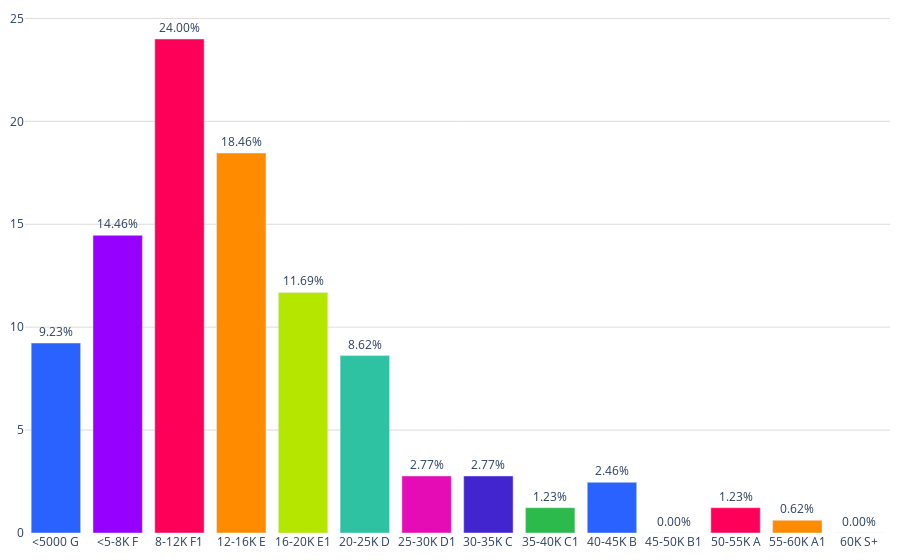

The cell this chart's notebook holds for it:
### Code cell
colores = ['#2962ff', '#9500ff', '#ff0059', '#ff8c00', '#b4e600', '#2EC2A2','#E50CB6','#4225CF','#2CBA4D','#2962ff', '#9500ff', '#ff0059', '#ff8c00', '#b4e600']

fig = go.Figure()
fig.add_trace(go.Bar(
    x=posiciones_salariosparejas['Categoria_Pareja'],  # Eje x: Categoría
    y=posiciones_salariosparejas['porcentaje'],  # Eje y: porcentaje
    text=posiciones_salariosparejas['porcentaje'].apply(lambda x: f'{x:.2f}%'),  # Texto con el formato deseado
    textposition='outside',  # Posición del texto (parte superior de las barras)
    marker_color=colores,  # Especifica los colores de las barras
))
fig.update_layout(
    #title='Mercado salario por pareja',  # Título de la gráfica
    title_x=0.5,
    yaxis=dict(
        #title='%',  # Título del eje y
        gridcolor='#dddcda', # Color de las líneas que dividen los rangos del eje Y
        gridwidth=1, # Ancho de las líneas que dividen los rangos del eje Y
    ),margin=dict(l=10, r=10, t=10, b=10),  # Ajusta los márgenes (left, right, top, bottom)        
    plot_bgcolor='rgba(0,0,0,0)',  # Color de fondo del gráfico
)

# Exportar gráfica como archivo HTML
def guardar_grafico_como_html(fig, nombre_archivo,  carpeta='assets/graficas'):
    if not os.path.exists(carpeta): 
        os.makedirs(carpeta) # Crear la carpeta si no existe
    
    # Gráfica como archivo HTML en la carpeta especificada
    pio.write_html(fig, f'{carpeta}/{nombre_archivo}.html')

# Exportar
guardar_grafico_como_html(fig, 'g_bar_mercadosalario_parejas',  carpeta='assets/graficas')

fig.show()

### Figure 1 — Plotly figure (JSON) as saved in the notebook; plotly's stock layout.template omitted (floating-point values rounded to 4 significant figures)
{"data": [{"marker": {"color": ["#2962ff", "#9500ff", "#ff0059", "#ff8c00", "#b4e600", "#2EC2A2", "#E50CB6", "#4225CF", "#2CBA4D", "#2962ff", "#9500ff", "#ff0059", "#ff8c00", "#b4e600"]}, "text": ["9.23%", "14.46%", "24.00%", "18.46%", "11.69%", "8.62%", "2.77%", "2.77%", "1.23%", "2.46%", "0.00%", "1.23%", "0.62%", "0.00%"], "textposition": "outside", "type": "bar", "x": ["<5000 G", "<5-8K F", "8-12K F1", "12-16K E", "16-20K E1", "20-25K D", "25-30K D1", "30-35K C", "35-40K C1", "40-45K B", "45-50K B1", "50-55K A", "55-60K A1", "60K S+"], "y": [9.23, 14.46, 24, 18.46, 11.69, 8.62, 2.77, 2.77, 1.23, 2.46, 0, 1.23, 0.62, 0]}], "layout": {"margin": {"b": 10, "l": 10, "r": 10, "t": 10}, "plot_bgcolor": "rgba(0,0,0,0)", "title": {"x": 0.5}, "yaxis": {"gridcolor": "#dddcda", "gridwidth": 1}}}
